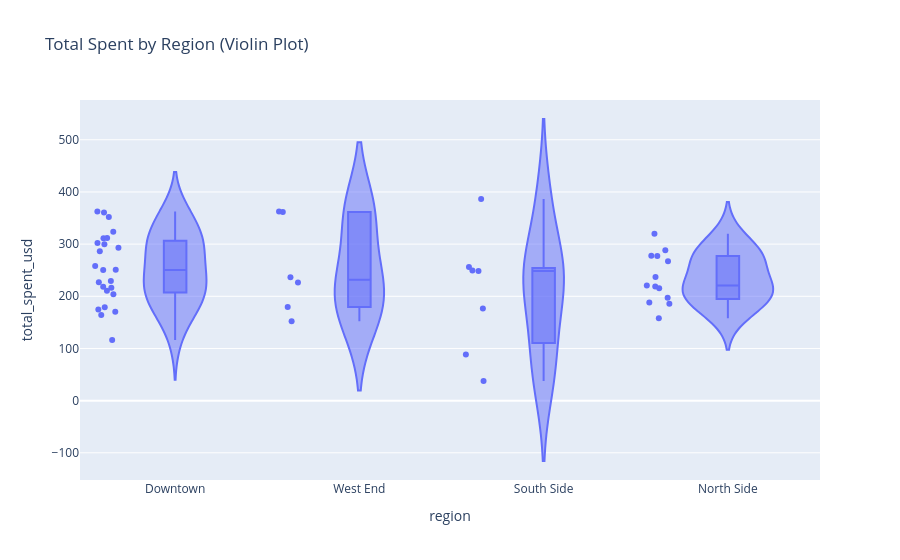

Source (notebook cell):
### Code cell
import pandas as pd
import plotly.express as px

bakery = pd.read_csv("../lesson-1-2-types-of-data/bakery_customers.csv")

fig = px.violin(
    bakery,
    x="region",
    y="total_spent_usd",
    title="Total Spent by Region (Violin Plot)",
    box=True,
    points="all",
)
fig.show()

### Figure 1 — Plotly figure (JSON) as saved in the notebook; plotly's stock layout.template omitted (floating-point values rounded to 4 significant figures)
{"data": [{"alignmentgroup": "True", "box": {"visible": true}, "hovertemplate": "region=%{x}<br>total_spent_usd=%{y}<extra></extra>", "legendgroup": "", "marker": {"color": "#636efa"}, "name": "", "offsetgroup": "", "orientation": "v", "points": "all", "scalegroup": "True", "showlegend": false, "type": "violin", "x": ["Downtown", "West End", "South Side", "North Side", "Downtown", "Downtown", "Downtown", "West End", "North Side", "South Side", "Downtown", "West End", "South Side", "Downtown", "Downtown", "Downtown", "Downtown", "North Side", "North Side", "Downtown", "North Side", "Downtown", "Downtown", "Downtown", "North Side", "South Side", "Downtown", "North Side", "North Side", "Downtown", "North Side", "Downtown", "Downtown", "West End", "West End", "South Side", "Downtown", "Downtown", "South Side", "North Side", "Downtown", "North Side", "Downtown", "West End", "Downtown", "South Side", "Downtown", "North Side", "North Side", "Downtown"], "x0": " ", "xaxis": "x", "y": [351.9, 226.6, 37.59, 277.6, 218.4, 226.9, 286.2, 236.7, 267.2, 88.21, 174.6, 362.3, 248.5, 116.1, 164.2, 170.6, 258.2, 215.4, 197.3, 250.3, 288.2, 229.3, 204.0, 216.3, 277.2, 249.4, 311.4, 158.0, 188.0, 311.9, 185.8, 360.7, 362.4, 361.4, 179.6, 256.1, 210.5, 323.9, 386.5, 319.9, 250.7, 220.8, 301.9, 152.2, 292.9, 176.8, 299.6, 237.1, 218.9, 179.2], "y0": " ", "yaxis": "y"}], "layout": {"legend": {"tracegroupgap": 0}, "title": {"text": "Total Spent by Region (Violin Plot)"}, "violinmode": "group", "xaxis": {"anchor": "y", "domain": [0, 1], "title": {"text": "region"}}, "yaxis": {"anchor": "x", "domain": [0, 1], "title": {"text": "total_spent_usd"}}}}
